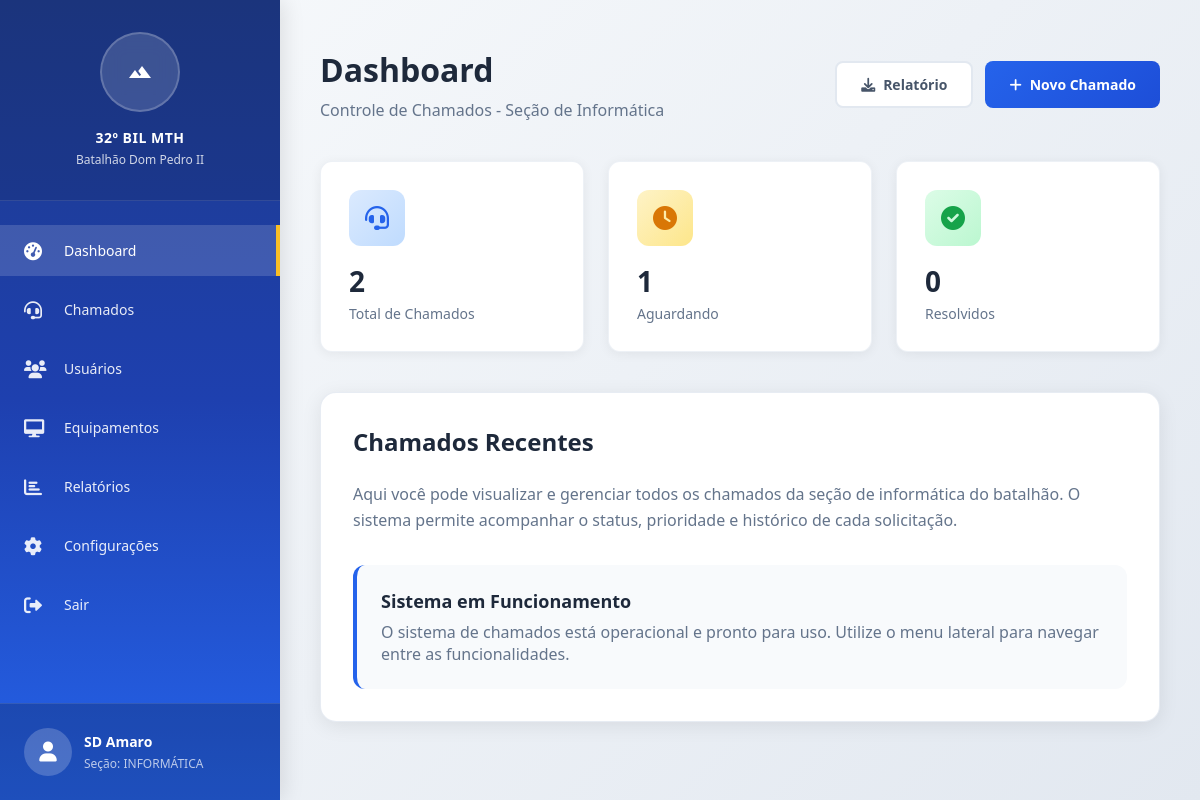
Page / (signed in) on the committed database.
### Calls/models.py (models this page shows)
class User(AbstractUser):
    nome_de_guerra = models.CharField(max_length=50, null=True, blank=True)
    setor = models.ForeignKey(Setor, on_delete=models.SET_NULL, related_name='usuarios', null=True, blank=True)
    posto_grad = models.ForeignKey(Posto_grad, on_delete=models.SET_NULL, related_name='usuarios', null=True, blank=True)

class Posto_grad(models.Model):
    nome = models.CharField(max_length=50)
    def __str__(self):
        return self.nome

class Setor(models.Model):
    nome = models.CharField(max_length=100)
    def __str__(self):
        return self.nome

### Calls/views.py (the view, shortened to what this page needs)
# urls.py: path('', views.index, name='index'),
@login_required
def index(request):
    atual_user = request.user
    """
    Render the index page of the Calls application.
    """
    if atual_user.is_superuser:
        return render(request, 'Calls/dashboard_admin.html', {
            "chamados": Chamado.objects.all(),
            "chamados_andamento": Chamado.objects.filter(status__status='Em andamento'),
            "chamados_resolvidos": Chamado.objects.filter(status__status='Resolvido'),
            "chamados_enviados": Chamado.objects.filter(status__status='Enviado'),
            "status_chamados": StatusChamado.objects.all(),
            "prioridade_chamados": PrioridadeChamado.objects.all(),
            "user": atual_user,})

### Calls/templates/Calls/dashboard_admin.html (shortened to what this page needs)
{% extends 'Calls/layout_admin.html' %}
{% load static %}
{% block content %}
            <div class="stats-grid">
                <div class="stat-card" onclick="location.href='{% url 'Calls:admin_calls' %}'">
                    <div class="stat-icon calls">
                        <i class="fas fa-headset"></i>
                    </div>
                    <div class="stat-value">{{chamados|length}}</div>
                    <div class="stat-label">Total de Chamados</div>
                </div>
                <div class="stat-card">
                    <div class="stat-icon pending">
                        <i class="fas fa-clock"></i>
                    </div>
                    <div class="stat-value">{{chamados_andamento|length}}</div>
                    <div class="stat-label">Aguardando</div>
                </div>
                <div class="stat-card">
                    <div class="stat-icon resolved">
                        <i class="fas fa-check-circle"></i>
                    </div>
                    <div class="stat-value">{{chamados_resolvidos|length}}</div>
                    <div class="stat-label">Resolvidos</div>
                </div>
            </div>
            <div class="content-card">
                <h2 style="color: #1e293b; margin-bottom: 24px; font-size: 24px; font-weight: 600;">
                    Chamados Recentes
                </h2>
                <p style="color: #64748b; line-height: 1.6; margin-bottom: 32px;">
                    Aqui você pode visualizar e gerenciar todos os chamados da seção de informática do batalhão.
                    O sistema permite acompanhar o status, prioridade e histórico de cada solicitação.
                </p>
                <div style="background: #f8fafc; padding: 24px; border-radius: 12px; border-left: 4px solid #2563eb;">
                    <h3 style="color: #1e293b; margin-bottom: 8px; font-size: 18px;">Sistema em Funcionamento</h3>
                    <p style="color: #64748b; margin: 0;">
                        O sistema de chamados está operacional e pronto para uso.
                        Utilize o menu lateral para navegar entre as funcionalidades.
                    </p>
                </div>
            </div>
{% endblock %}

### Calls/templates/Calls/layout_admin.html (shortened to what this page needs)
{% load static %}
<!DOCTYPE html>
<html lang="pt-BR">
<head>
    <link href="https://cdnjs.cloudflare.com/ajax/libs/font-awesome/6.0.0/css/all.min.css" rel="stylesheet">
    <link rel="stylesheet" href="{% static 'styles.css' %}">
</head>
<body>
    <div class="container">
        <aside class="sidebar">
            <div class="sidebar-header">
                <div class="logo">
                    <i class="material-icons">terrain</i>
                </div>
                <h3 class="battalion-name">32º BIL Mth</h3>
                <p class="battalion-subtitle">Batalhão Dom Pedro II</p>
            </div>
            <nav>
                <ul class="nav-menu">
                    <li class="nav-item">
                        <a href="{% url 'Calls:index' %}" class="nav-link active">
                            <i class="fas fa-tachometer-alt"></i>
                            <span class="nav-text">Dashboard</span>
                        </a>
                    </li>
                    <li class="nav-item">
                        <a href="{% url 'Calls:admin_calls' %}" class="nav-link">
                            <i class="fas fa-headset"></i>
                            <span class="nav-text">Chamados</span>
                        </a>
                    </li>
                    <li class="nav-item">
                        <a href="{% url 'Calls:users_view' %}" class="nav-link">
                            <i class="fas fa-users"></i>
                            <span class="nav-text">Usuários</span>
                        </a>
                    </li>
                    <li class="nav-item">
                        <a href="#" class="nav-link">
                            <i class="fas fa-desktop"></i>
                            <span class="nav-text">Equipamentos</span>
                        </a>
                    </li>
                    <li class="nav-item">
                        <a href="#" class="nav-link">
                            <i class="fas fa-chart-bar"></i>
                            <span class="nav-text">Relatórios</span>
                        </a>
                    </li>
                    <li class="nav-item">
                        <a href="#" class="nav-link">
                            <i class="fas fa-cog"></i>
                            <span class="nav-text">Configurações</span>
                        </a>
                    </li>
                    <li class="nav-item">
                        <a href="{% url 'Calls:logout' %}" class="nav-link">
                            <i class="fa-solid fa-right-from-bracket"></i>
                            <span class="nav-text">Sair</span>
                        </a>
                    </li>
                </ul>
            </nav>
            <div class="user-profile">
                <div class="user-info">
                    <div class="user-avatar">
                        <i class="fas fa-user"></i>
                    </div>
                    <div class="user-details">
                        <h4>{{user.posto_grad}} {{user.nome_de_guerra}}</h4>
                        <p>Seção: {{user.setor}}</p>
                    </div>
                </div>
            </div>
        </aside>
        <main class="main-content">
            <div class="page-header">
                <div>
                    <h1 class="page-title">{% block page_title %}Dashboard{% endblock %}</h1>
                    <p class="page-subtitle">{% block page_subtitle %}Controle de Chamados - Seção de Informática{% endblock %}</p>
                </div>
                <div class="action-buttons">
                    <a href="#" class="btn btn-secondary">
                        <i class="fas fa-download"></i>
                        Relatório
                    </a>
                    <a href="#" class="btn btn-primary">
                        <i class="fas fa-plus"></i>
                        Novo Chamado
                    </a>
                </div>
            </div>
            {% block content %}
            {% endblock %}
        </main>
    </div>
</body>
</html>

### Calls/static/styles.css (style rules this page uses)
* { margin: 0; padding: 0; box-sizing: border-box; }
body { font-family: 'Segoe UI', Tahoma, Geneva, Verdana, sans-serif; background: linear-gradient(135deg, #f8fafc 0%, #e2e8f0 100%); min-height: 100vh; color: #334155; }
.container { display: flex; min-height: 100vh; }
.sidebar { width: 280px; background: linear-gradient(180deg, #1e3a8a 0%, #1e40af 50%, #2563eb 100%); position: fixed; height: 100vh; left: 0; top: 0; z-index: 1000; box-shadow: 4px 0 20px rgba(0, 0, 0, 0.1); overflow: hidden; transition: all 0.3s ease; }
.sidebar-header { padding: 32px 24px; text-align: center; border-bottom: 1px solid rgba(255, 255, 255, 0.1); background: rgba(0, 0, 0, 0.1); }
.logo { width: 80px; height: 80px; background: rgba(255, 255, 255, 0.15); border-radius: 50%; margin: 0 auto 16px; display: flex; align-items: center; justify-content: center; font-size: 32px; color: white; backdrop-filter: blur(10px); border: 2px solid rgba(255, 255, 255, 0.2); }
.battalion-name { color: white; font-size: 14px; font-weight: 600; text-transform: uppercase; letter-spacing: 0.5px; margin-bottom: 4px; }
.battalion-subtitle { color: rgba(255, 255, 255, 0.8); font-size: 12px; font-weight: 300; }
.nav-menu { padding: 24px 0; list-style: none; }
.nav-item { margin-bottom: 8px; }
.nav-link { display: flex; align-items: center; padding: 16px 24px; color: rgba(255, 255, 255, 0.9); text-decoration: none; transition: all 0.3s ease; position: relative; }
.nav-link.active { background: rgba(255, 255, 255, 0.15); color: white; border-right: 4px solid #fbbf24; }
.nav-link i { width: 24px; font-size: 18px; margin-right: 16px; }
.nav-text { font-size: 14px; font-weight: 500; }
.user-profile { position: absolute; bottom: 0; left: 0; right: 0; padding: 24px; background: rgba(0, 0, 0, 0.2); border-top: 1px solid rgba(255, 255, 255, 0.1); }
.user-info { display: flex; align-items: center; color: white; }
.user-avatar { width: 48px; height: 48px; border-radius: 50%; background: rgba(255, 255, 255, 0.2); display: flex; align-items: center; justify-content: center; margin-right: 12px; font-size: 20px; }
.user-details h4 { font-size: 14px; margin-bottom: 4px; }
.user-details p { font-size: 12px; color: rgba(255, 255, 255, 0.7); }
.main-content { flex: 1; margin-left: 280px; padding: 48px 40px; background: transparent; }
.page-header { margin-bottom: 40px; display: flex; justify-content: space-between; align-items: center; }
.page-title { font-size: 32px; font-weight: 700; color: #1e293b; margin-bottom: 8px; }
.page-subtitle { color: #64748b; font-size: 16px; font-weight: 400; }
.action-buttons { display: flex; gap: 12px; }
.btn { padding: 12px 24px; border: none; border-radius: 8px; font-size: 14px; font-weight: 600; cursor: pointer; transition: all 0.3s ease; text-decoration: none; display: inline-flex; align-items: center; gap: 8px; }
.btn-primary { background: linear-gradient(135deg, #2563eb 0%, #1d4ed8 100%); color: white; }
.btn-secondary { background: white; color: #475569; border: 2px solid #e2e8f0; }
.content-card { background: white; border-radius: 16px; padding: 32px; box-shadow: 0 4px 20px rgba(0, 0, 0, 0.08); border: 1px solid rgba(226, 232, 240, 0.8); margin-bottom: 32px; }
.stats-grid { display: grid; grid-template-columns: repeat(auto-fit, minmax(250px, 1fr)); gap: 24px; margin-bottom: 40px; }
.stat-card { background: white; padding: 28px; border-radius: 12px; box-shadow: 0 2px 12px rgba(0, 0, 0, 0.06); border: 1px solid rgba(226, 232, 240, 0.6); transition: all 0.3s ease; }
.stat-icon { width: 56px; height: 56px; border-radius: 12px; display: flex; align-items: center; justify-content: center; font-size: 24px; margin-bottom: 16px; }
.stat-icon.calls { background: linear-gradient(135deg, #dbeafe 0%, #bfdbfe 100%); color: #2563eb; }
.stat-icon.pending { background: linear-gradient(135deg, #fef3c7 0%, #fde68a 100%); color: #d97706; }
.stat-icon.resolved { background: linear-gradient(135deg, #dcfce7 0%, #bbf7d0 100%); color: #16a34a; }
.stat-value { font-size: 28px; font-weight: 700; color: #1e293b; margin-bottom: 4px; }
.stat-label { color: #64748b; font-size: 14px; font-weight: 500; }
.content-card { animation: fadeInUp 0.6s ease; }
.stat-card { animation: fadeInUp 0.6s ease; }
.stat-card:nth-child(2) { animation-delay: 0.1s; }
.stat-card:nth-child(3) { animation-delay: 0.2s; }

### rows in the picture
User: posto_grad "SD", nome_de_guerra "Amaro", setor "INFORMÁTICA"

### other values in the picture
{{ chamados|length }} "2"
{{ chamados_andamento|length }} "1"
{{ chamados_resolvidos|length }} "0"
